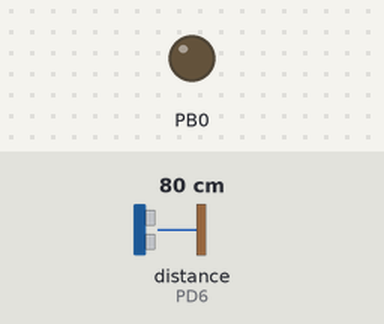
The program below on a simulated ATmega1284P, built with avr-gcc and emulated at 16 MHz. On the bench: output pins drawn as LEDs (lit = HIGH). Wiring (inferred from the names in the program): ultrasonic range finder: trigger PD5; echo PD6. Inputs (shaded band) come from the test bench; at power-on: distance to the obstacle (sensor on PD6) 80 cm. The echo pulse lasts 58.3 µs per cm; pins used as bus, display or sensor lines are not drawn.

Above: at 1.2 s.
1.3 s: distance to the obstacle (sensor on PD6) set to 35 cm
2.8 s: distance to the obstacle (sensor on PD6) set to 27 cm
At 3.9 s:
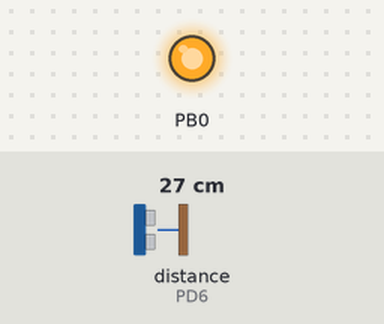
4.3 s: distance to the obstacle (sensor on PD6) set to 60 cm
At 4.6 s:
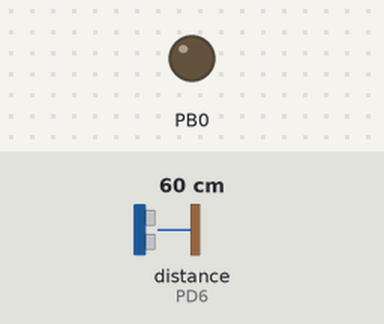
5.8 s: distance to the obstacle (sensor on PD6) set to 2 cm
At 6.3 s:
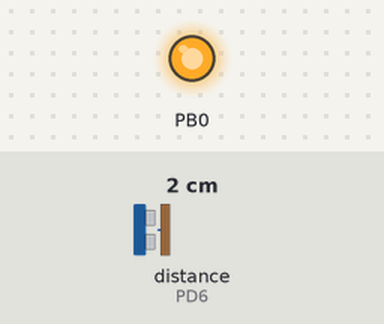
Timing chart, 0 to 8.3 s (numbered marks = the images above; inputs shaded):
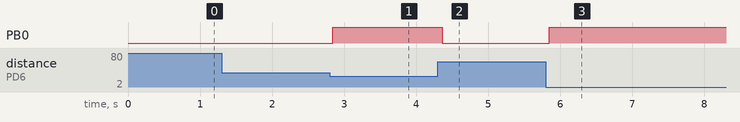

The program:

main.c
```c
// File: main.c
// Created: 25, February 2014

/* Copyright (C) 2014, Jarielle Catbagan
 *
 * BSD License
 *
 * Please refer to LICENSE.txt for license details
 */

#include <avr/io.h>
#include <avr/interrupt.h>
#include <util/atomic.h>
#define F_CPU 16000000UL
#include <util/delay.h>
#include <inttypes.h>

#define USNSR_DDR DDRD
#define USNSR_PORT PORTD
#define USNSR_TRIGGER PIND5
#define USNSR_ECHO PIND6

volatile enum {END = 0, START} capture_state;
volatile uint16_t start_time, end_time;

int main(void) {
        uint16_t distance;
        USNSR_DDR |= 1 << USNSR_TRIGGER;
        USNSR_DDR &= ~(1 << USNSR_ECHO);
        USNSR_PORT &= ~(1 << USNSR_TRIGGER);

        DDRB |= 1 << PINB0;
        PORTB &= ~(1 << PINB0);

        TCCR1B |= 1 << ICNC1;
        sei();
        while(1) {
                start_time = 0;
                end_time = 0;
                capture_state = START;
                TIFR1 |= 1 << ICR1;
                TCNT1 = 0;
                TCCR1B |= 1 << ICES1;
                TCCR1B |= ((1 << CS10) | (1 << CS11));
                TIMSK1 |= 1 << ICIE1;
                USNSR_PORT |= 1 << USNSR_TRIGGER;
                _delay_us(10);
                USNSR_PORT &= ~(1 << USNSR_TRIGGER);
                _delay_ms(40);
                TIMSK1 &= ~(1 << ICIE1);
                TCCR1B &= ~((1 << CS10) | (1 << CS11));

                if(start_time < end_time) {
                        distance = ((end_time - start_time) * 4) / 148;
                        if(distance < 12) {
                                PORTB |= 1 << PINB0;
                        }
                        else {
                                PORTB &= ~(1 << PINB0);
                        }
                }
        }
        return 0;
}

ISR(TIMER1_CAPT_vect) {
        if(capture_state == START) {
                start_time = ICR1;
                TCCR1B &= ~(1 << ICES1);
                capture_state = END;
        }
        else {
                TIMSK1 &= ~(1 << ICIE1);
                end_time = ICR1;
        }
}
```

Measured:
- the behaviour switches between 31 and 30 cm on distance to the obstacle (sensor on PD6) (found by bisection; images 0 and 1)
- after the input at 1.3 s, every drawn part: stays the same
- after the input at 2.8 s, PB0: LOW → HIGH at once
- after the input at 4.3 s, PB0: HIGH → LOW after 0.06 s
- after the input at 5.8 s, PB0: LOW → HIGH at once
